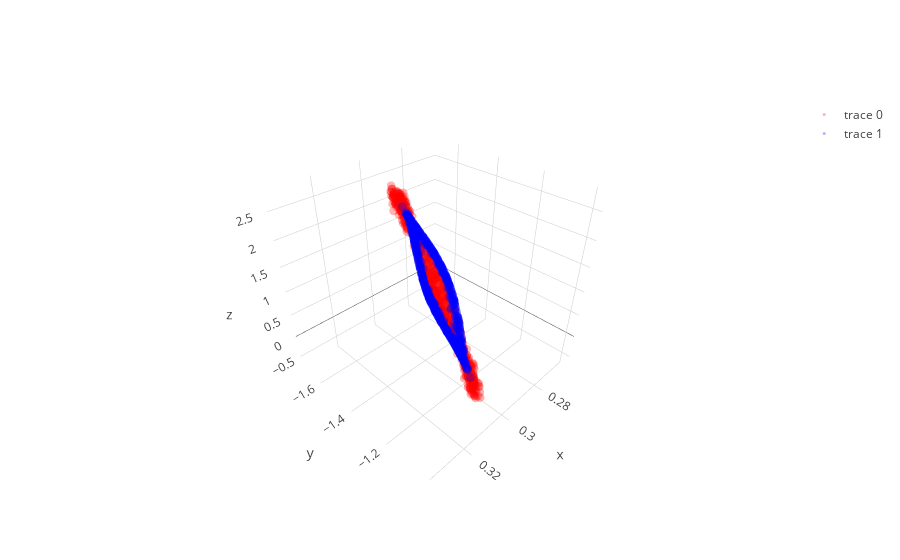
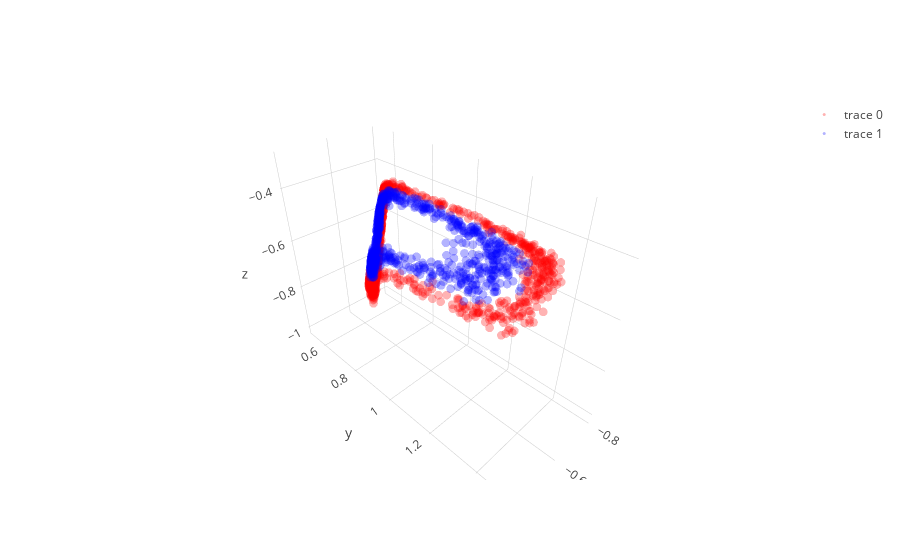

The notebook cell saved with these charts, in order:
### Code cell
learning_rate = 0.000008; beta1=0.9; beta2=0.999; adam_e = 1e-8 

l1 = PCA_layer(2,3);  l1b= batch_norm()
l2 = PCA_layer(3,3);  l2b= batch_norm()
l3 = PCA_layer(3,2)

mini_batch_size    = 20
training_iteration = 100

copyX = np.copy(X)
for iter in range(training_iteration):

    copyX = shuffle(copyX)
    for current_batch_index in range(0,len(X),mini_batch_size):
        current_batch = copyX[current_batch_index:current_batch_index+mini_batch_size]
        
        layer1,layer1_var = l1.feed_non(current_batch,0)
        layer2,layer2_var = l2.feed_non(layer1,0)
        layer3,layer3_var = l3.feed_linear(layer2)

        sys.stdout.write("Iter: " + str(iter) + " " + str(layer1_var.mean() + layer2_var.mean() + layer3_var.mean()) + '\r'); sys.stdout.flush()
        
        grad3   = l3.back_linear()
        grad2   = l2.back_non(grad3,cancel=0,sign_value=-1)
        grad1   = l1.back_non(grad2,cancel=0,sign_value=1)
   
layer1,layer1_var = l1.feed_non(X,0)
layer2,layer2_var = l2.feed_non(layer1,0)
layer3,layer3_var = l3.feed_linear(layer2)

trace1 = go.Scatter3d(
    x=layer1[y==0,0],
    y=layer1[y==0,1],
    z=layer1[y==0,2],
    mode='markers',
    line=dict(color='red',width=0.5),
    marker=dict(size=3,opacity=0.3)
)
trace2 = go.Scatter3d(
    x=layer1[y==1,0],
    y=layer1[y==1,1],
    z=layer1[y==1,2],
    mode='markers',
    line=dict(color='blue',width=0.5),
    marker=dict(size=3,opacity=0.3)
)
data = [trace1,trace2]
fig  = go.Figure(data=data)
iplot(fig)

trace1 = go.Scatter3d(
    x=layer2[y==0,0],
    y=layer2[y==0,1],
    z=layer2[y==0,2],
    mode='markers',
    line=dict(color='red',width=0.5),
    marker=dict(size=3,opacity=0.3)
)
trace2 = go.Scatter3d(
    x=layer2[y==1,0],
    y=layer2[y==1,1],
    z=layer2[y==1,2],
    mode='markers',
    line=dict(color='blue',width=0.5),
    marker=dict(size=3,opacity=0.3)
)
data = [trace1,trace2]
fig  = go.Figure(data=data)
iplot(fig)

plt.figure(figsize=(8,6))
plt.scatter(layer3[y==0, 0], layer3[y==0, 1], color='red', alpha=0.5)
plt.scatter(layer3[y==1, 0], layer3[y==1, 1], color='blue', alpha=0.5)
plt.show()

### Figure 1 — Plotly figure (JSON) as saved in the notebook; plotly's stock layout.template omitted (floating-point values rounded to 4 significant figures; data arrays with more than 128 entries replaced by an {"elided": "..."} marker saying what was removed)
{"data": [{"line": {"color": "red", "width": 0.5}, "marker": {"opacity": 0.3, "size": 3}, "mode": "markers", "type": "scatter3d", "uid": "eb15cf0b-fa12-4b42-b0ca-9dff71d77bde", "x": {"elided": "750 float values"}, "y": {"elided": "750 float values"}, "z": {"elided": "750 float values"}}, {"line": {"color": "blue", "width": 0.5}, "marker": {"opacity": 0.3, "size": 3}, "mode": "markers", "type": "scatter3d", "uid": "54c91ae6-ed80-4ddb-a537-ec765134985f", "x": {"elided": "750 float values"}, "y": {"elided": "750 float values"}, "z": {"elided": "750 float values"}}], "layout": {}}

### Figure 2 — Plotly figure (JSON) as saved in the notebook; plotly's stock layout.template omitted (floating-point values rounded to 4 significant figures; data arrays with more than 128 entries replaced by an {"elided": "..."} marker saying what was removed)
{"data": [{"line": {"color": "red", "width": 0.5}, "marker": {"opacity": 0.3, "size": 3}, "mode": "markers", "type": "scatter3d", "uid": "7e2de8f8-80e4-4d58-bc67-8a7f9c571025", "x": {"elided": "750 float values"}, "y": {"elided": "750 float values"}, "z": {"elided": "750 float values"}}, {"line": {"color": "blue", "width": 0.5}, "marker": {"opacity": 0.3, "size": 3}, "mode": "markers", "type": "scatter3d", "uid": "6bd514e9-a356-4196-a454-a2ccee44f83e", "x": {"elided": "750 float values"}, "y": {"elided": "750 float values"}, "z": {"elided": "750 float values"}}], "layout": {}}
